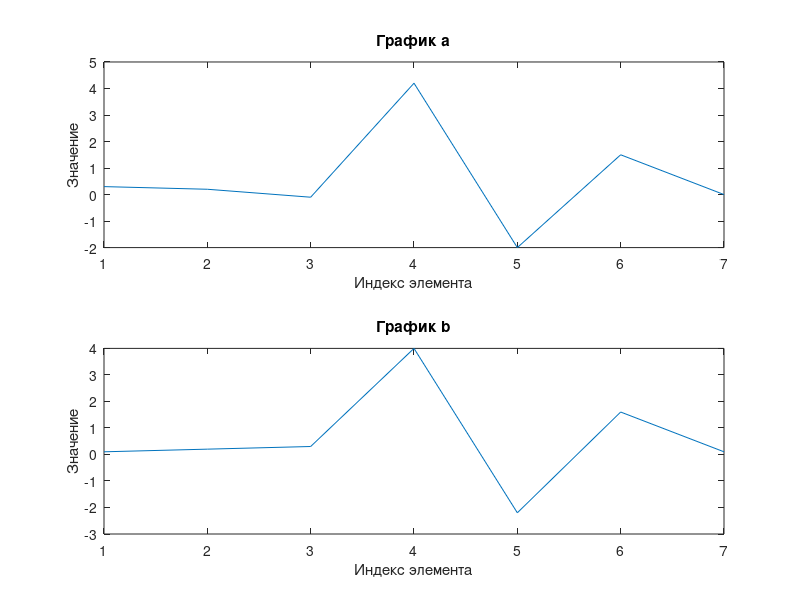

Source code (MATLAB): (Note: this script raises an error after producing the figure.)
a = [0.3 0.2 -0.1 4.2 -2 1.5 0];
b = [0.1 0.2 0.3 4 -2.2 1.6 0.1];

%
figure;

subplot(2, 1, 1); % Создание первого подграфика
plot(a);
title('График a');
xlabel('Индекс элемента');
ylabel('Значение');

subplot(2, 1, 2); % Создание второго подграфика
plot(b);
title('График b');
xlabel('Индекс элемента');
ylabel('Значение');
%

format longG;

ab = Corr1(a, b);
fprintf('%.0f \n',ab)

function p = Corr1(a, b)
    p = sum(a .* b);
end

function p = Corr2(a, b)
    p = sum(a .* b) / (sqrt(sum(a .^ 2)) * sqrt(sum(b .^ 2)));
end
